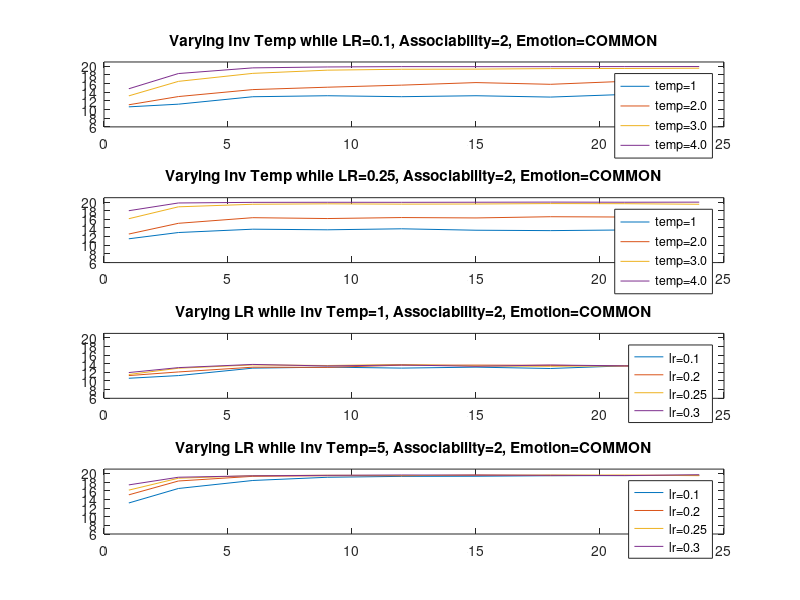

Here is the MATLAB script that generated this plot:
clear all
lrs =[0.1,0.2,0.25,0.3]; %lrates
values=[-1,1,1,1,-1]; %values
value=0; %starting value
inv_temp=[1,2,5,8]; %inverse temperatures
trials_learning=[1,3,6,9,12,15,18,21,24];
associability=[1.2,1.5,2.0,3.0];
trials_testing=20;
counter=0;
for lr=lrs % consider a possible learning rate
    for counter=1:9 %consider a number of learning trials
        for c=1:100
            value=0;
            for j=1:trials_learning(counter)
                if rand<0.6;
                    obs=1;
                    value=value+((lr*associability(3))*(obs-value));
                else
                    obs=0;
                    value=value+(lr*(obs-value));
                end
                
            end
            vc(c)=value;
        end
        value=mean(vc); %average estimate of the transition probability for given # trials and LR.

        it_counter=1;
        for temp=inv_temp %consider a given inverse temperature
            temp;
            
            for k=1:100
                bc=0; %best-choice counter
                for i=1:trials_testing
                    pc=1/(1+exp(-temp*value));
                    if rand<pc
                        choice=1;
                        bc=bc+1;    
                    end
                end
                bcs(k)=bc;
            end
            bc=mean(bcs);
            if lr==0.1
                lr_lowest(it_counter,counter)=bc;
            elseif lr==0.2
                lr_low(it_counter,counter)=bc;
            elseif lr==0.25
                lr_mid(it_counter,counter)=bc;
            else
                lr_high(it_counter,counter)=bc;
            end
            it_counter=it_counter+1;
        end
    end    
end

X=[1,3,6,9,12,15,18,21,24];

lr_mat(1,1:9)=lr_lowest(1,1:9);
lr_mat(2,1:9)=lr_low(1,1:9);
lr_mat(3,1:9)=lr_mid(1,1:9);
lr_mat(4,1:9)=lr_high(1,1:9);

lr_mat2(1,1:9)=lr_lowest(3,1:9);
lr_mat2(2,1:9)=lr_low(3,1:9);
lr_mat2(3,1:9)=lr_mid(3,1:9);
lr_mat2(4,1:9)=lr_high(3,1:9);

figure
subplot(4,1,1);
plot(X,lr_lowest(1,1:9),X,lr_lowest(2,1:9),X,lr_lowest(3,1:9),X,lr_lowest(4,1:9));
ylim([6,21]);
legend('temp=1','temp=2.0','temp=3.0','temp=4.0');
title('Varying Inv Temp while LR=0.1, Associability=2, Emotion=COMMON')
subplot(4,1,2);
plot(X,lr_mid(1,1:9),X,lr_mid(2,1:9),X,lr_mid(3,1:9),X,lr_mid(4,1:9));
ylim([6,21]);
legend('temp=1','temp=2.0','temp=3.0','temp=4.0');
title('Varying Inv Temp while LR=0.25, Associability=2, Emotion=COMMON')
subplot(4,1,3);
plot(X,lr_mat(1,1:9),X,lr_mat(2,1:9),X,lr_mat(3,1:9),X,lr_mat(4,1:9));
ylim([6,21]);
legend('lr=0.1','lr=0.2','lr=0.25','lr=0.3');
title('Varying LR while Inv Temp=1, Associability=2, Emotion=COMMON')
subplot(4,1,4);
plot(X,lr_mat2(1,1:9),X,lr_mat2(2,1:9),X,lr_mat2(3,1:9),X,lr_mat2(4,1:9));
ylim([6,21]);
legend('lr=0.1','lr=0.2','lr=0.25','lr=0.3');
title('Varying LR while Inv Temp=5, Associability=2, Emotion=COMMON')
        